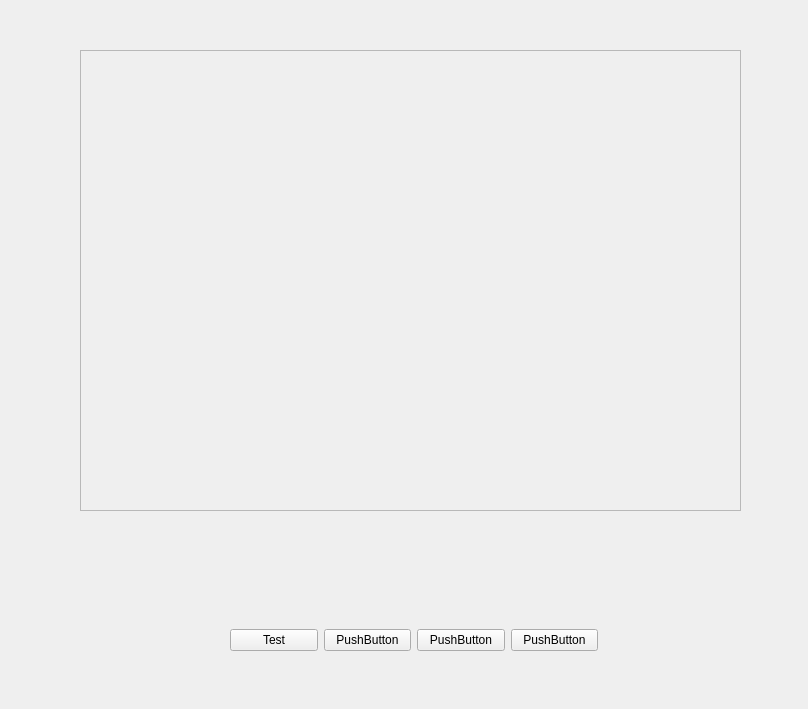
<?xml version="1.0" encoding="UTF-8"?>
<ui version="4.0">
 <class>Form</class>
 <widget class="QWidget" name="Form">
  <property name="geometry">
   <rect>
    <x>0</x>
    <y>0</y>
    <width>808</width>
    <height>709</height>
   </rect>
  </property>
  <property name="windowTitle">
   <string>Form</string>
  </property>
  <widget class="QWidget" name="horizontalLayoutWidget">
   <property name="geometry">
    <rect>
     <x>230</x>
     <y>600</y>
     <width>368</width>
     <height>80</height>
    </rect>
   </property>
   <layout class="QHBoxLayout" name="horizontalLayout">
    <item>
     <widget class="QPushButton" name="pushButton">
      <property name="text">
       <string>Test</string>
      </property>
     </widget>
    </item>
    <item>
     <widget class="QPushButton" name="pushButton_3">
      <property name="text">
       <string>PushButton</string>
      </property>
     </widget>
    </item>
    <item>
     <widget class="QPushButton" name="pushButton_2">
      <property name="text">
       <string>PushButton</string>
      </property>
     </widget>
    </item>
    <item>
     <widget class="QPushButton" name="pushButton_4">
      <property name="text">
       <string>PushButton</string>
      </property>
     </widget>
    </item>
   </layout>
  </widget>
  <widget class="QFrame" name="frame">
   <property name="geometry">
    <rect>
     <x>80</x>
     <y>50</y>
     <width>661</width>
     <height>461</height>
    </rect>
   </property>
   <property name="frameShape">
    <enum>QFrame::StyledPanel</enum>
   </property>
   <property name="frameShadow">
    <enum>QFrame::Raised</enum>
   </property>
  </widget>
 </widget>
 <resources/>
 <connections/>
</ui>
